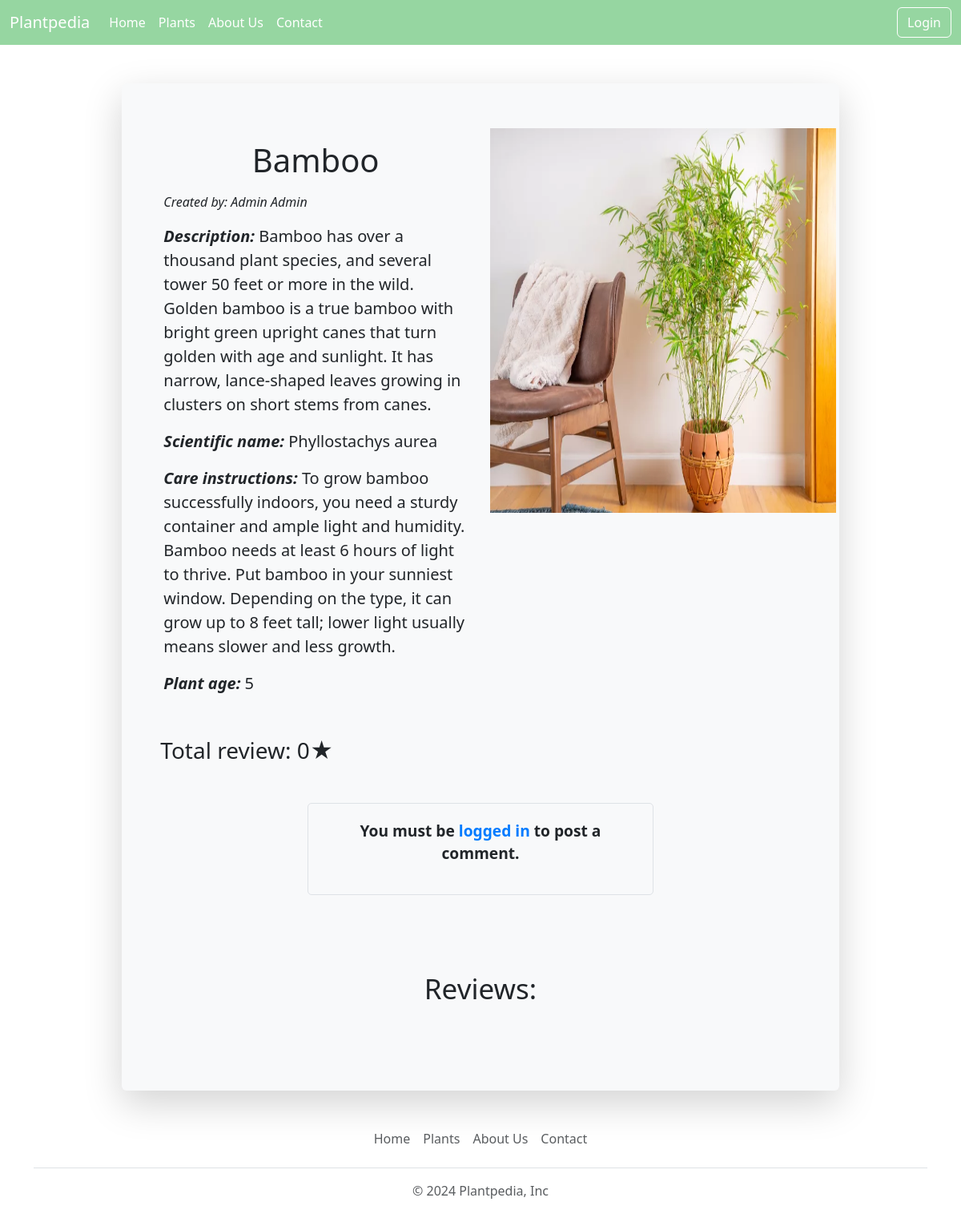
Before: /plants/2/ with the older database file.
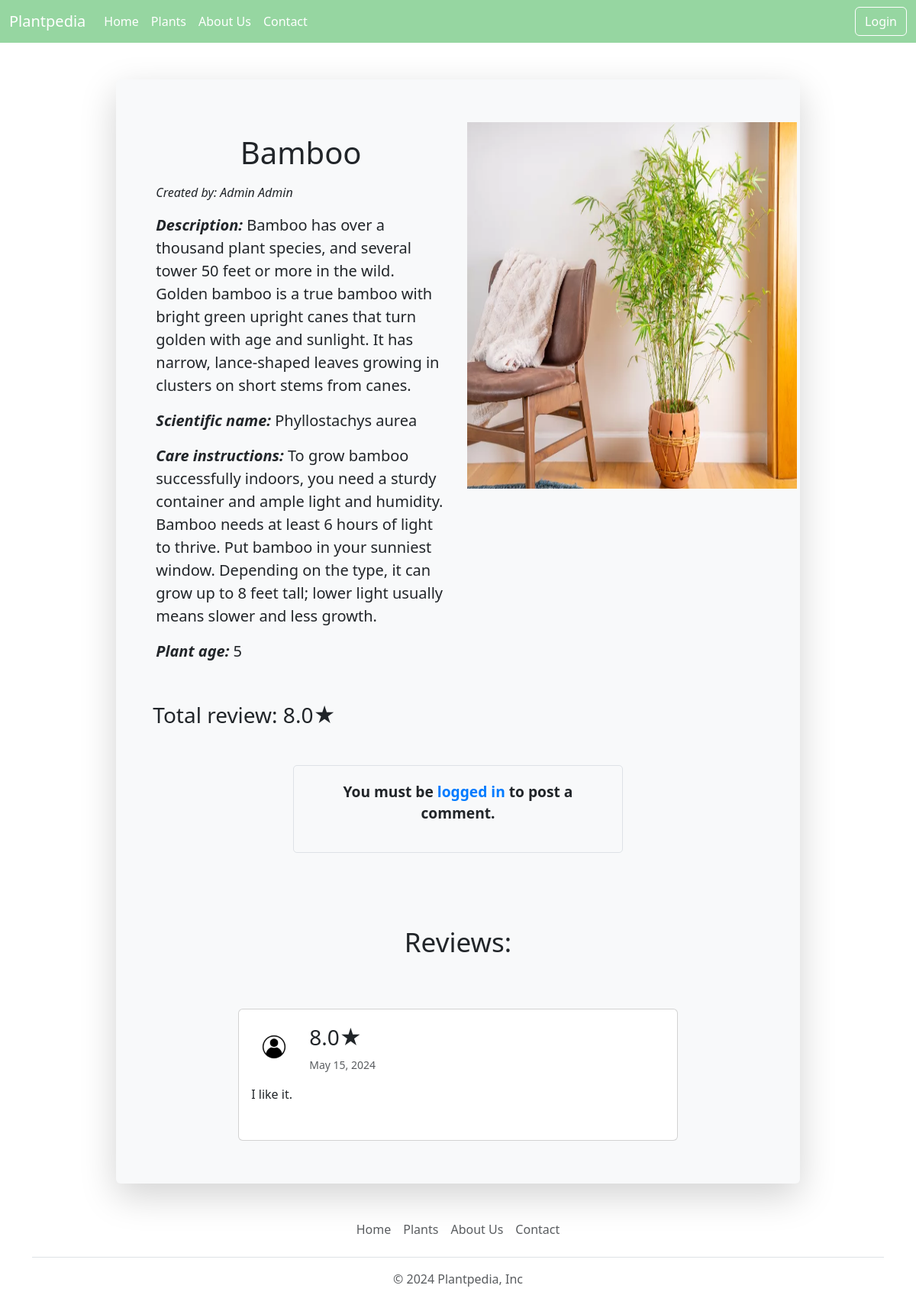
After: the same page with the newer database file.
### plantpediaApp/models.py (models this page shows, shortened)
class Review(models.Model):
    plant = models.ForeignKey(Plant, on_delete=models.CASCADE)
    user = models.ForeignKey(CustomUser, on_delete=models.CASCADE)
    comment = models.TextField()
    rating = models.FloatField(default=0)
    date_posted = models.DateField(default=timezone.now)

### plantpediaApp/views.py (the view, shortened to what this page needs)
# urls.py: path('plants/<int:plant_id>/', details, name="details"),
def details(request, plant_id=None):
    plant = get_object_or_404(Plant, id=plant_id)
    reviews = Review.objects.filter(plant=plant).all()
    total_review = 0
    if reviews:
        total = 0
        for review in reviews:
            total += review.rating
        total_review = total / len(reviews) * 1.0
    form = ReviewForm()
    context = {
        'plant': plant,
        'reviews': reviews,
        'form': form,
        'total_review': round(total_review, 1)
    }
    return render(request, 'details.html', context=context)

### plantpediaApp/templates/details.html (shortened to what this page needs)
{% extends 'base.html' %}
{% block content %}
    <div class="container w-90 mt-5 m-auto">
        <div class="w-90 m-auto shadow-lg bg-light rounded p-5" style="width: 82%!important">
            <div class="row mt-2">
                <div class="col-md-6 p-3 ">
                    <h1 class="align-center text-center mb-3">{{ plant.name }}</h1>
                    <i><p class="fs-7">Created by: {{ plant.user.get_full_name }}</p></i>
                    <p class="fs-5"><b><i>Description:</i></b> {{ plant.description }}</p>
                    <p class="fs-5"><b><i>Scientific name:</i></b> {{ plant.scientific_name }}</p>
                    <p class="fs-5"><b><i>Care instructions:</i></b> {{ plant.care_instructions }}</p>
                    <p class="fs-5"><b><i>Plant age:</i></b> {{ plant.age }}</p>
                </div>
                <div class="col-md-6 text-center justify-content-center align-center">
                    <img style="width: 27rem; height: 30rem" class="mb-3" src="{{ MEDIA_URL }}{{ plant.image.url }}">
                </div>
            </div>
            <h3 style="padding-top: 20px">Total review: {{ total_review }}★</h3>
        <div>
            <div class="container w-75 m-auto">
                {% if user.is_authenticated %}
                    <div class="w-80 m-auto rounded">
                        <form method="POST" action="{% url 'details' plant.id %}" enctype="multipart/form-data"
                              id="comment_section">
                            {% csrf_token %}
                            {{ form }}
                            <button type="submit" class="btn btn-success">Comment</button>
                        </form>
                    </div>
                {% else %}
                    <div class="container w-75 m-auto text-center mt-5 mb-5"
                         style="padding: 20px; background-color: #f8f9fa; border-radius: 5px; border: 1px solid #dee2e6;">
                        <p style="font-size: 1.2rem; font-weight: bold;">You must be
                            <a href="{% url 'login' %}" style="color: #007bff; text-decoration: none;">logged in</a> to
                            post a comment.</p>
                    </div>
                {% endif %}
            </div>
            <h3 class="w-80 p-5" id="review_title"
                style="margin-top: 10px;margin-bottom: 10px; text-align: center; font-size: 35px">Reviews:</h3>
            {% for review in reviews %}
                <section>
                    <div class="container py-2">
                        <div class="row d-flex justify-content-center">
                            <div class="col-md-12 col-lg-10 col-xl-8" style="width: 75%!important;">
                                <div class="card">
                                    <div class="card-body">
                                        <div class="d-flex flex-start align-items-center">
                                            <img class="rounded-circle shadow-1-strong me-3"
                                                 src="../../data/data/profile.png"
                                                 alt="avatar" width="60"
                                                 height="60"/>
                                            <div>
                                                <h3>{{ review.rating }}★</h3>
                                                <p class="text-muted small mb-0">
                                                    {{ review.date_posted }}
                                                </p>
                                            </div>
                                        </div>
                                        <p class="mt-3 mb-4 pb-2">
                                            {{ review.comment }}
                                        </p>
                                    </div>
                                </div>
                            </div>
                        </div>
                    </div>
                </section>
            {% endfor %}
        </div>
        </div>
    </div>
{% endblock %}

Changed rows visible on the page:
added Review: rating "8.0", date_posted "May 15, 2024", comment "I like it."
Other visible differences:
{{ total_review }}: "0" → "8.0"
